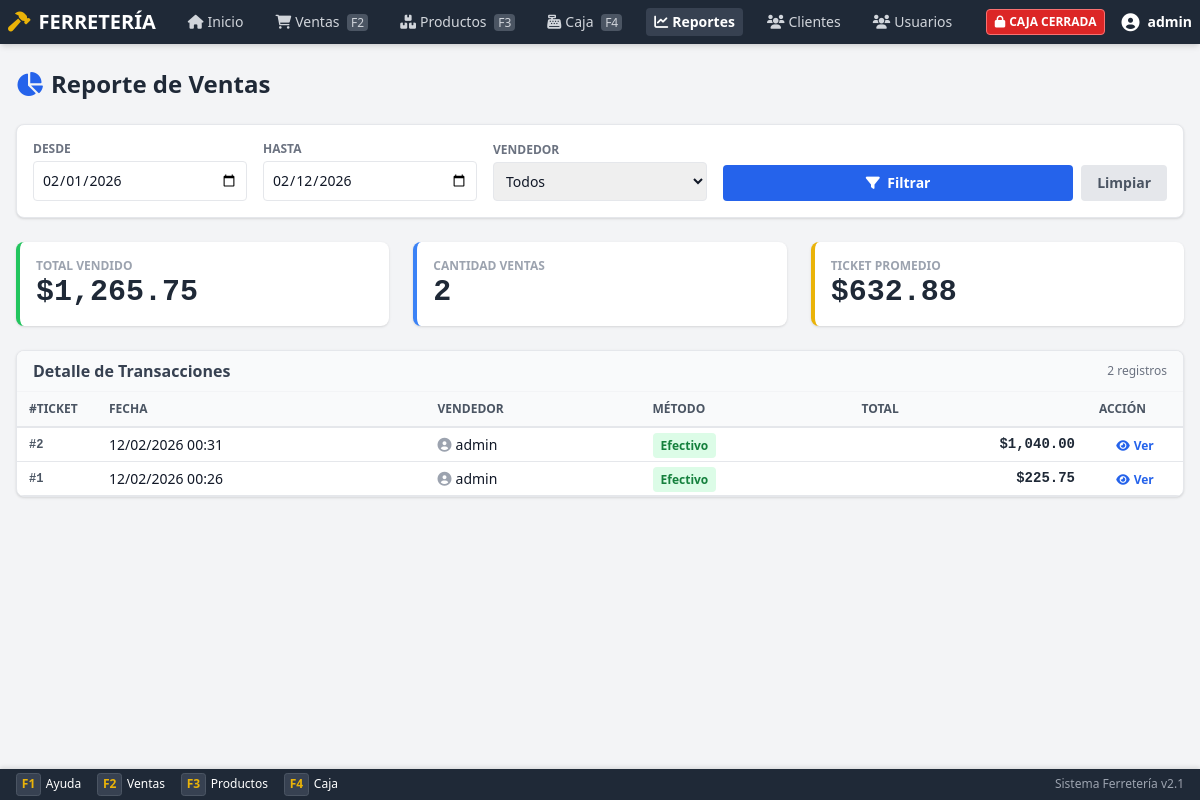
Page /public/reports.php (signed in) on the earlier database version.
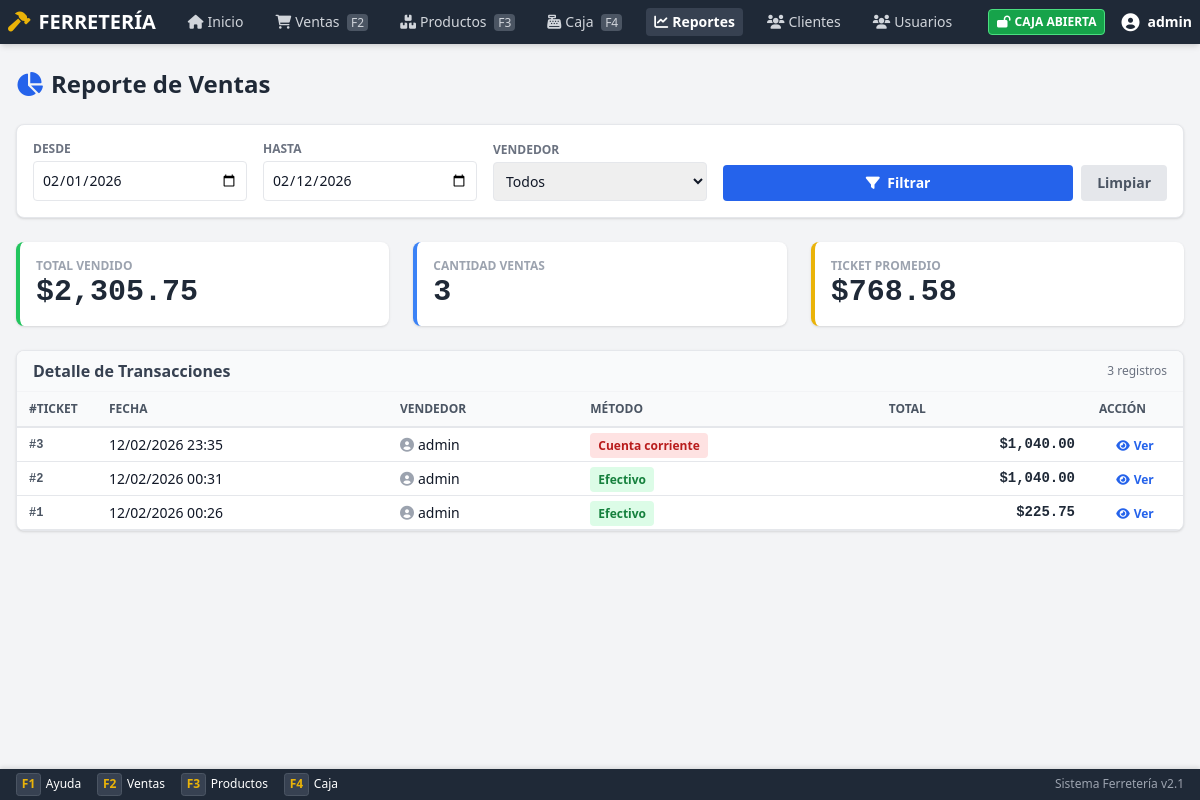
Same page on the later database version.
### tables this page shows
CREATE TABLE `ventas` (
  `id` int(11) NOT NULL,
  `usuario_id` int(11) NOT NULL,
  `cliente_id` int(11) DEFAULT NULL,
  `total` decimal(10,2) NOT NULL DEFAULT 0.00,
  `subtotal` decimal(10,2) DEFAULT 0.00,
  `descuento_porcentaje` decimal(5,2) DEFAULT 0.00,
  `descuento_monto` decimal(10,2) DEFAULT 0.00,
  `monto_pagado` decimal(10,2) DEFAULT 0.00,
  `cambio` decimal(10,2) DEFAULT 0.00,
  `metodo_pago` enum('efectivo','tarjeta_debito','tarjeta_credito','transferencia','cuenta_corriente','otro') DEFAULT 'efectivo',
  `metodo_pago_secundario` varchar(50) DEFAULT NULL,
  `monto_pago_secundario` decimal(10,2) DEFAULT 0.00,
  `estado` enum('completada','pendiente','cancelada') DEFAULT 'completada',
  `notas` text DEFAULT NULL,
  `fecha` timestamp NOT NULL DEFAULT current_timestamp(),
  `created_at` timestamp NOT NULL DEFAULT current_timestamp(),
  `updated_at` timestamp NOT NULL DEFAULT current_timestamp() ON UPDATE current_timestamp()
);

CREATE TABLE `usuarios` (
  `id` int(11) NOT NULL,
  `username` varchar(50) NOT NULL,
  `password` varchar(255) NOT NULL,
  `nombre` varchar(100) NOT NULL,
  `email` varchar(100) DEFAULT NULL,
  `rol` enum('admin','vendedor','cajero') NOT NULL DEFAULT 'vendedor',
  `role_id` int(11) DEFAULT NULL,
  `activo` tinyint(1) DEFAULT 1,
  `is_active` tinyint(1) DEFAULT 1,
  `last_login` timestamp NULL DEFAULT NULL,
  `failed_attempts` int(11) DEFAULT 0,
  `last_failed_login` timestamp NULL DEFAULT NULL,
  `created_at` timestamp NOT NULL DEFAULT current_timestamp(),
  `updated_at` timestamp NOT NULL DEFAULT current_timestamp() ON UPDATE current_timestamp()
);

### app/Core/Database.php (called while the page is built, shortened)
<?php
class Database
{
    private static $instance = null;
    private $pdo;
    private function __construct()
    {
        try {
            $dsn = sprintf(
                "mysql:host=%s;dbname=%s;charset=%s",
                DB_HOST,
                DB_NAME,
                DB_CHARSET
            );
            $options = [
                PDO::ATTR_ERRMODE => PDO::ERRMODE_EXCEPTION,
                PDO::ATTR_DEFAULT_FETCH_MODE => PDO::FETCH_ASSOC,
                PDO::ATTR_EMULATE_PREPARES => false,
                PDO::MYSQL_ATTR_INIT_COMMAND => "SET NAMES " . DB_CHARSET
            ];
            $this->pdo = new PDO($dsn, DB_USER, DB_PASS, $options);
        } catch (PDOException $e) {
            Logger::error('Database connection failed', [
                'error' => $e->getMessage()
            ]);
            die('Error de conexión a la base de datos. Por favor contacte al administrador.');
        }
    }
    public static function getInstance()
    {
        if (self::$instance === null) {
            self::$instance = new self();
        }
        return self::$instance;
    }
    public function query($sql, $params = [])
    {
        try {
            $stmt = $this->pdo->prepare($sql);
            $stmt->execute($params);
            return $stmt;
        } catch (PDOException $e) {
            Logger::error('Database query failed', [
                'sql' => $sql,
                'error' => $e->getMessage()
            ]);
            throw $e;
        }
    }
    public function fetchOne($sql, $params = [])
    {
        $stmt = $this->query($sql, $params);
        return $stmt->fetch();
    }
    public function fetchAll($sql, $params = [])
    {
        $stmt = $this->query($sql, $params);
        return $stmt->fetchAll();
    }
}

### public/reports.php (the view, shortened to what the changed rows need)
<?php
$db = Database::getInstance();
$fecha_inicio = $_GET['fecha_inicio'] ?? date('Y-m-01');
$fecha_fin = $_GET['fecha_fin'] ?? date('Y-m-d');
$sql = "SELECT v.*, u.username as vendedor
        FROM ventas v
        LEFT JOIN usuarios u ON v.usuario_id = u.id
        WHERE DATE(v.fecha) BETWEEN ? AND ?";
$params = [$fecha_inicio, $fecha_fin];
$sql .= " ORDER BY v.fecha DESC";
$ventas = $db->fetchAll($sql, $params);
$total_ventas = 0;
foreach ($ventas as $v) $total_ventas += $v['total'];
?>
<!DOCTYPE html>
<html lang="es">
<head>
    <script src="assets/js/tailwindcss.js"></script>
    <link href="assets/css/fontawesome.min.css" rel="stylesheet">
</head>
<body class="bg-gray-100 flex flex-col min-h-screen pb-10">
    <?php include __DIR__ . '/../includes/nav.php'; ?>
    <div class="max-w-7xl mx-auto px-4 py-6 w-full flex-1">
        <div class="flex justify-between items-center mb-6">
            <h1 class="text-2xl font-bold text-gray-800"><i class="fas fa-chart-pie mr-2 text-blue-600"></i>Reporte de Ventas</h1>
        </div>
        <div class="grid grid-cols-1 md:grid-cols-3 gap-6 mb-6">
            <div class="bg-white p-4 rounded-lg shadow border-l-4 border-green-500">
                <p class="text-xs font-bold text-gray-400 uppercase">Total Vendido</p>
                <p class="text-3xl font-bold text-gray-800 font-mono-num">$<?php echo number_format($total_ventas, 2); ?></p>
            </div>
            <div class="bg-white p-4 rounded-lg shadow border-l-4 border-blue-500">
                <p class="text-xs font-bold text-gray-400 uppercase">Cantidad Ventas</p>
                <p class="text-3xl font-bold text-gray-800 font-mono-num"><?php echo count($ventas); ?></p>
            </div>
             <div class="bg-white p-4 rounded-lg shadow border-l-4 border-yellow-500">
                <p class="text-xs font-bold text-gray-400 uppercase">Ticket Promedio</p>
                <p class="text-3xl font-bold text-gray-800 font-mono-num">
                    $<?php echo count($ventas) > 0 ? number_format($total_ventas / count($ventas), 2) : '0.00'; ?>
                </p>
            </div>
        </div>
        <div class="bg-white rounded-lg shadow border border-gray-200 overflow-hidden">
            <div class="bg-gray-50 px-4 py-2 border-b border-gray-100 flex justify-between items-center">
                <h3 class="font-bold text-gray-700">Detalle de Transacciones</h3>
                <span class="text-xs text-gray-500"><?php echo count($ventas); ?> registros</span>
            </div>
            <div class="overflow-x-auto">
                <table class="dense-table">
                    <thead>
                        <tr>
                            <th class="w-20">#Ticket</th>
                            <th>Fecha</th>
                            <th>Vendedor</th>
                            <th>Método</th>
                            <th class="text-right">Total</th>
                            <th class="text-center w-24">Acción</th>
                        </tr>
                    </thead>
                    <tbody>
                        <?php foreach ($ventas as $v): ?>
                            <tr class="hover:bg-gray-50 transition">
                                <td class="font-mono-num text-xs font-bold text-gray-600">#<?php echo $v['id']; ?></td>
                                <td class="text-sm"><?php echo date('d/m/Y H:i', strtotime($v['fecha'])); ?></td>
                                <td class="text-sm"><i class="fas fa-user-circle mr-1 text-gray-400"></i><?php echo htmlspecialchars($v['vendedor']); ?></td>
                                <td class="text-sm">
                                    <span class="px-2 py-1 rounded text-xs font-bold <?php echo $v['metodo_pago'] == 'cuenta_corriente' ? 'bg-red-100 text-red-700' : 'bg-green-100 text-green-700'; ?>">
                                        <?php echo ucfirst(str_replace('_', ' ', $v['metodo_pago'])); ?>
                                    </span>
                                </td>
                                <td class="text-right font-mono-num font-bold text-gray-800">$<?php echo number_format($v['total'], 2); ?></td>
                                <td class="text-center">
                                    <button onclick="viewTicket(<?php echo $v['id']; ?>)" class="text-blue-600 hover:text-blue-800 text-xs font-bold">
                                        <i class="fas fa-eye mr-1"></i>Ver
                                    </button>
                                </td>
                            </tr>
                        <?php endforeach; ?>
                    </tbody>
                </table>
            </div>
        </div>
    </div>
</body>
</html>

### includes/nav.php (shortened to what the changed rows need)
<?php
$turnoAbiertoNav = false;
if (isset($_SESSION['user_id'])) {
    $dbNav = Database::getInstance();
    $turnoAbiertoNav = $dbNav->fetchOne("SELECT id FROM turnos_caja WHERE user_id = ? AND estado = 'abierto'", [$_SESSION['user_id']]);
}
?>
<link href="assets/css/styles.css" rel="stylesheet">
<nav class="bg-gray-800 text-white p-2 flex justify-between items-center shadow-md sticky top-0 z-40">
    <div class="flex items-center gap-4 text-sm">
        <?php if ($turnoAbiertoNav): ?>
            <span class="bg-green-600 px-2 py-1 rounded text-xs font-bold border border-green-400">
                <i class="fas fa-lock-open mr-1"></i>CAJA ABIERTA
            </span>
        <?php else: ?>
            <span class="bg-red-600 px-2 py-1 rounded text-xs font-bold border border-red-400 animate-pulse">
                <i class="fas fa-lock mr-1"></i>CAJA CERRADA
            </span>
        <?php endif; ?>
        <div class="relative group">
            <button class="flex items-center hover:text-yellow-400 focus:outline-none">
            </button>
        </div>
    </div>
</nav>

Differences in the rows shown:
added ventas: id "3", fecha "12/02/2026 23:35", usuario.username "admin", metodo_pago "Cuenta corriente", total "1,040.00"
Other differences:
$total_ventas: "1,265.75" → "2,305.75"
count($ventas): "2" → "3"
$total_ventas / count($ventas): "632.88" → "768.58"
text no longer shown: "CAJA CERRADA"
text now shown: "CAJA ABIERTA"
